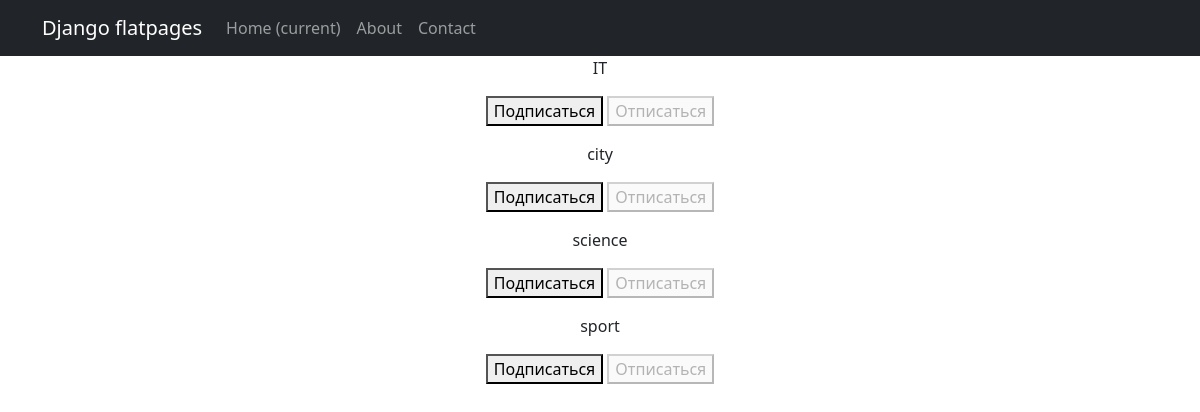
The page /subscriptions/ (signed in) on the database its author committed.
### news/models.py (models this page shows, shortened)
class Category(models.Model):
    category = models.CharField(max_length=255, unique=True)

### news/views.py (the view, shortened to what this page needs)
# urls.py: path('subscriptions/', subscriptions, name='subscriptions'),
@login_required
@csrf_protect
def subscriptions(request):
    categories_with_subscriptions = Category.objects.annotate(
        user_subscribed=Exists(
            Subscription.objects.filter(
                user=request.user,
                category=OuterRef('pk'),
            )
        )
    ).order_by('category')
    return render(
        request,
        'subscriptions.html',
        {'categories': categories_with_subscriptions},
    )

### templates/subscriptions.html (shortened to what this page needs)
{% extends 'flatpages/default.html' %}
{% block content %}
    {% for category in categories  %}
        <p>
            {{ category.category }}
            <form method="post">
                {% if category.user_subscribed %}
                    <button disabled>Подписаться</button>
                    <button name="action" value="unsubscribe">Отписаться</button>
                {% else %}
                    <button name="action" value="subscribe">Подписаться</button>
                    <button disabled>Отписаться</button>
                {% endif %}
            </form>
        </p>
    {% endfor %}
{% endblock content %}

### rows shown on the page
Category: category "IT", shows "Подписаться"
Category: category "city", shows "Подписаться"
Category: category "science", shows "Подписаться"
Category: category "sport", shows "Подписаться"
